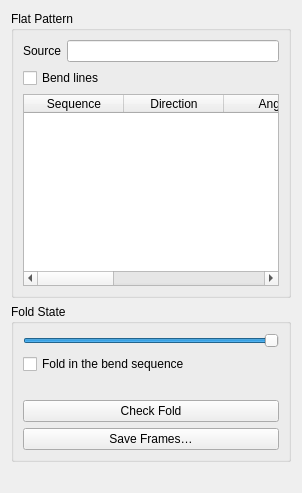
<?xml version="1.0" encoding="UTF-8"?>
<ui version="4.0">
 <class>TaskFlatPattern</class>
 <widget class="QWidget" name="TaskFlatPattern">
  <property name="windowTitle">
   <string>Flat Pattern</string>
  </property>
  <layout class="QVBoxLayout" name="mainLayout">
   <item>
    <widget class="QGroupBox" name="group0">
     <property name="title">
      <string>Flat Pattern</string>
     </property>
     <layout class="QFormLayout" name="layout0">
      <item row="0" column="0">
       <widget class="QLabel" name="label_sourceLabel">
        <property name="text">
         <string>Source</string>
        </property>
       </widget>
      </item>
      <item row="0" column="1">
       <widget class="QLineEdit" name="sourceLabel">
        <property name="toolTip">
         <string>The feature that gives the flat pattern</string>
        </property>
        <property name="readOnly">
         <bool>true</bool>
        </property>
       </widget>
      </item>
      <item row="1" column="0" colspan="2">
       <widget class="QCheckBox" name="BendLines">
        <property name="text">
         <string>Bend lines</string>
        </property>
        <property name="toolTip">
         <string>Adds the center lines of the bends</string>
        </property>
       </widget>
      </item>
      <item row="2" column="0" colspan="2">
       <widget class="QTableWidget" name="bendsTable">
        <property name="toolTip">
         <string>The bends. Change a number in the first column to set the bend sequence</string>
        </property>
        <property name="columnCount">
         <number>6</number>
        </property>
        <column>
         <property name="text">
          <string>Sequence</string>
         </property>
        </column>
        <column>
         <property name="text">
          <string>Direction</string>
         </property>
        </column>
        <column>
         <property name="text">
          <string>Angle</string>
         </property>
        </column>
        <column>
         <property name="text">
          <string>Radius</string>
         </property>
        </column>
        <column>
         <property name="text">
          <string>Allowance</string>
         </property>
        </column>
        <column>
         <property name="text">
          <string>Data</string>
         </property>
        </column>
       </widget>
      </item>
     </layout>
    </widget>
   </item>
   <item>
    <widget class="QGroupBox" name="group1">
     <property name="title">
      <string>Fold State</string>
     </property>
     <layout class="QFormLayout" name="layout1">
      <item row="0" column="0" colspan="2">
       <widget class="QSlider" name="foldSlider">
        <property name="toolTip">
         <string>Shows the part between flat (left) and folded (right), as a temporary object</string>
        </property>
        <property name="orientation">
         <enum>Qt::Horizontal</enum>
        </property>
        <property name="maximum">
         <number>100</number>
        </property>
        <property name="value">
         <number>100</number>
        </property>
       </widget>
      </item>
      <item row="1" column="0" colspan="2">
       <widget class="QCheckBox" name="foldSequence">
        <property name="text">
         <string>Fold in the bend sequence</string>
        </property>
        <property name="toolTip">
         <string>Folds one bend after the other, in the bend sequence. If not set, all bends fold together</string>
        </property>
       </widget>
      </item>
      <item row="2" column="0" colspan="2">
       <widget class="QLabel" name="foldLabel">
        <property name="text">
         <string></string>
        </property>
        <property name="wordWrap">
         <bool>true</bool>
        </property>
       </widget>
      </item>
      <item row="3" column="0" colspan="2">
       <widget class="QPushButton" name="foldCheck">
        <property name="text">
         <string>Check Fold</string>
        </property>
        <property name="toolTip">
         <string>Looks for material in the same space at each step of the fold</string>
        </property>
       </widget>
      </item>
      <item row="4" column="0" colspan="2">
       <widget class="QPushButton" name="foldFrames">
        <property name="text">
         <string>Save Frames…</string>
        </property>
        <property name="toolTip">
         <string>Saves an image of each step of the fold into a folder</string>
        </property>
       </widget>
      </item>
     </layout>
    </widget>
   </item>
   <item>
    <widget class="QLabel" name="statusLabel">
     <property name="text">
      <string></string>
     </property>
     <property name="wordWrap">
      <bool>true</bool>
     </property>
    </widget>
   </item>
  </layout>
 </widget>
 <customwidgets>
  <customwidget>
   <class>Gui::QuantitySpinBox</class>
   <extends>QWidget</extends>
   <header>Gui/QuantitySpinBox.h</header>
  </customwidget>
 </customwidgets>
 <resources/>
 <connections/>
</ui>
